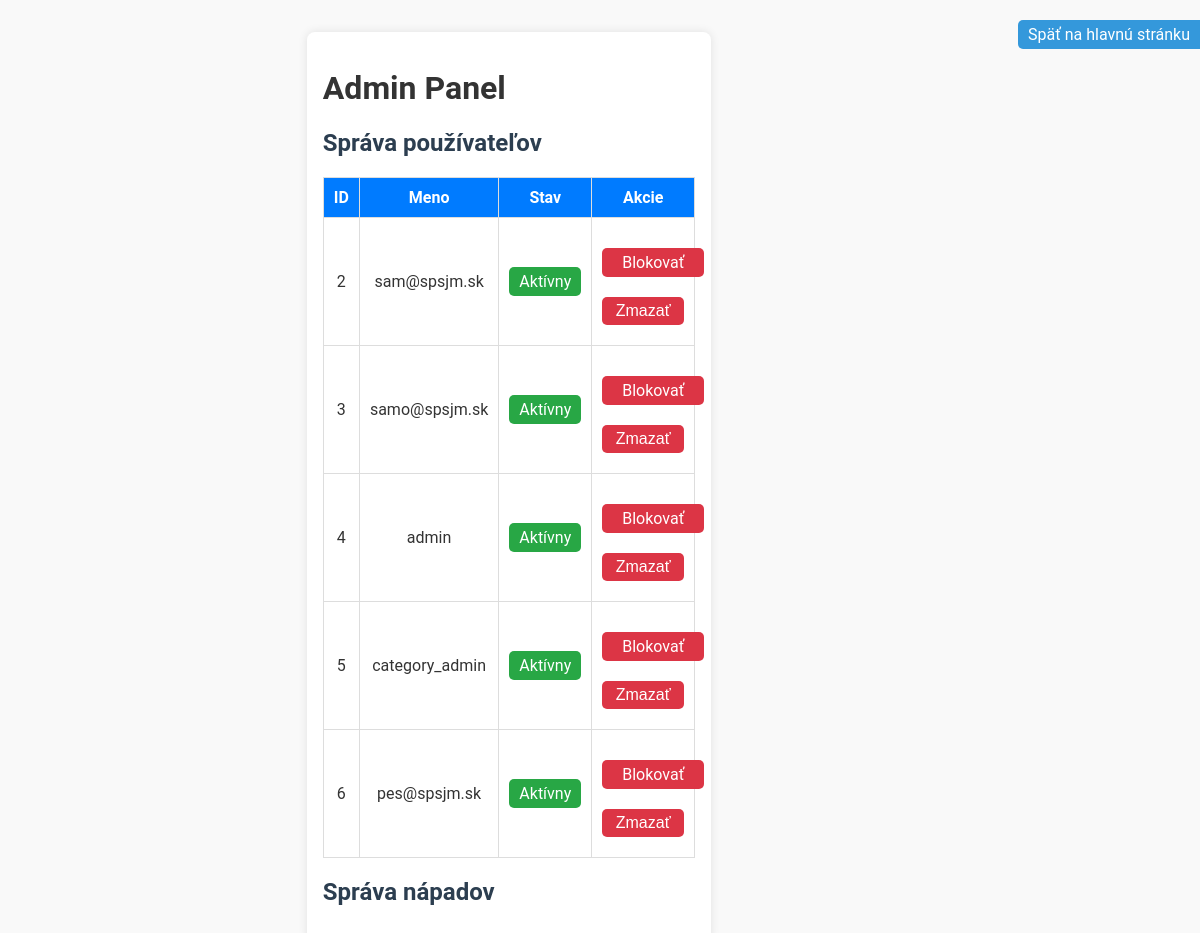
Page /admin (signed in) on the earlier database version.
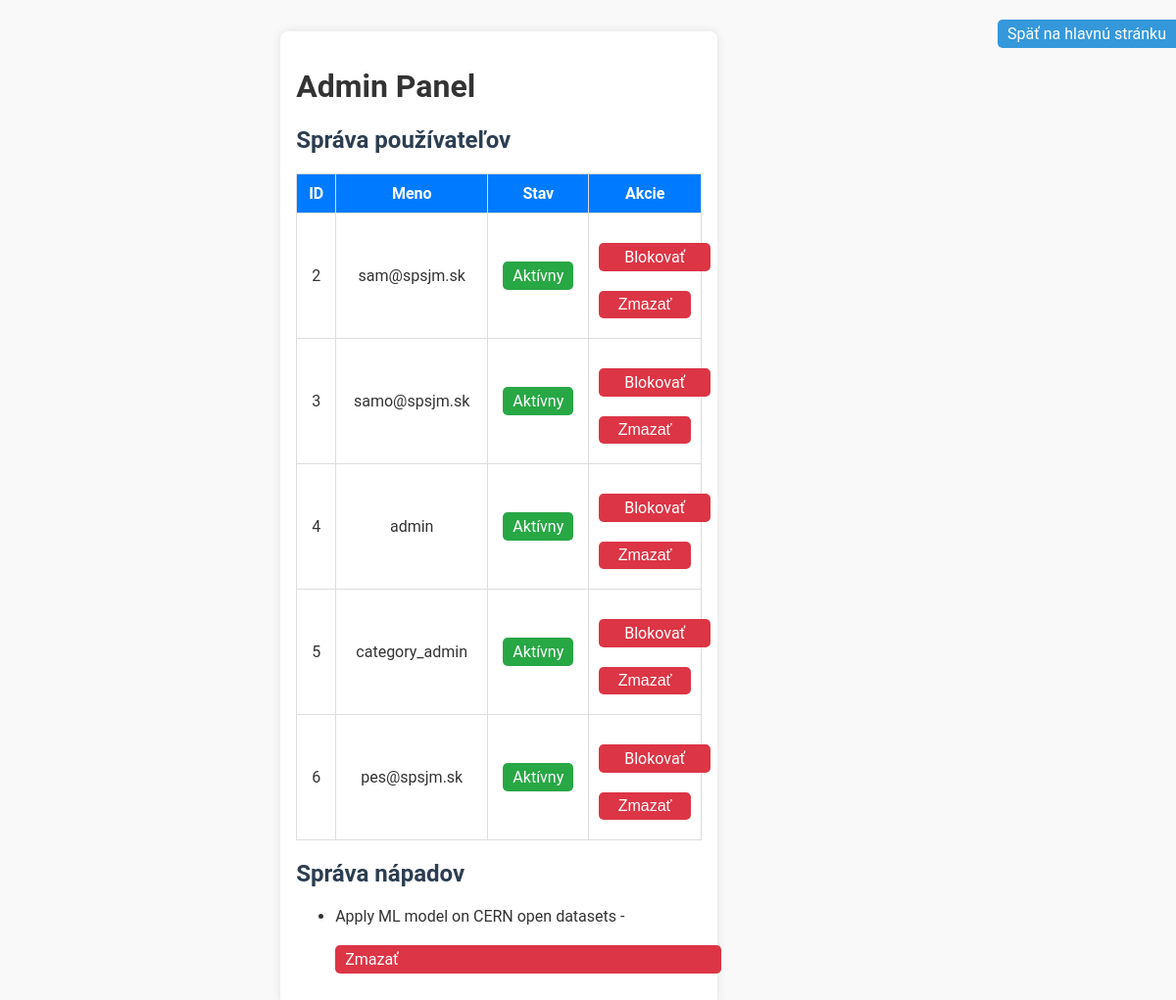
Same page on the later database version.
### app.py (models this page shows, shortened)
class User(db.Model):
    id = db.Column(db.Integer, primary_key=True)
    username = db.Column(db.String(100), unique=True, nullable=False)
    password = db.Column(db.String(255), nullable=False)
    is_admin = db.Column(db.Boolean, default=False)  # Len jeden môže mať True
    is_category_admin = db.Column(db.Boolean, default=False)
    is_blocked = db.Column(db.Boolean, default=False)  # Nový stĺpec pre blokovanie
    comments = db.relationship('Comment', backref='user', lazy=True, cascade="all, delete")

class Idea(db.Model):
    id = db.Column(db.Integer, primary_key=True)
    title = db.Column(db.String(200), nullable=False)
    description = db.Column(db.Text, nullable=False)
    user_id = db.Column(db.Integer, db.ForeignKey('user.id'), nullable=False)
    comments = db.relationship('Comment', backref='idea', lazy=True, cascade="all, delete")
    upvotes = db.Column(db.Integer, default=0)
    categories = db.Column(db.String(255), nullable=True)
    image = db.Column(db.String(255), nullable=True)  # Tu bude cesta k obrázku
    working_users = db.relationship('User', secondary=working_on, backref=db.backref('working_ideas', lazy='dynamic'))
    completed_by = db.Column(db.String(255), nullable=True)  # Uloží ID používateľov ako CSV
    completion_link = db.Column(db.String(255), nullable=True)  # Link na hotový projekt
    completed_ideas = db.relationship('CompletedIdea', back_populates='idea', lazy=True, cascade="all, delete")

### app.py (the view)
@app.route('/admin')
def admin():
    if 'user_id' not in session:
        flash("Musíš byť prihlásený ako admin!", "danger")
        return redirect(url_for('login'))
    user = User.query.get(session['user_id'])
    if not user or not user.is_admin:
        flash("Nemáš oprávnenie na správu kategórií!", "danger")
        return redirect(url_for('home'))
    users = User.query.all()  # Načítanie všetkých používateľov
    ideas = Idea.query.all()  # Načítanie všetkých nápadov
    return render_template('admin.html', users=users, ideas=ideas)

### templates/admin.html (shortened to what this page needs)
<!DOCTYPE html>
<html lang="sk">
<head>
    <link rel="stylesheet" href="/static/styles.css">
</head>
<body>
    <div class="admin-container">
        <h1>Admin Panel</h1>
        <h2>Správa používateľov</h2>
        <table>
            <thead>
                <tr>
                    <th>ID</th>
                    <th>Meno</th>
                    <th>Stav</th>
                    <th>Akcie</th>
                </tr>
            </thead>
            <tbody>
                {% for user in users %}
                <tr>
                    <td>{{ user.id }}</td>
                    <td>{{ user.username }}</td>
                    <td>
                        {% if user.is_blocked %}
                            <span class="status blocked">Blokovaný</span>
                        {% else %}
                            <span class="status active">Aktívny</span>
                        {% endif %}
                    </td>
                    <td>
                        {% if user.is_blocked %}
                            <a href="{{ url_for('unblock_user', user_id=user.id) }}" class="btn btn-success">Odblokovať</a>
                        {% else %}
                            <a href="{{ url_for('block_user', user_id=user.id) }}" class="btn btn-danger">Blokovať</a>
                        {% endif %}
                        <form action="{{ url_for('delete_user', user_id=user.id) }}" method="POST" onsubmit="return confirm('Naozaj chcete odstrániť tohto používateľa?');">
                            <button type="submit" class="btn btn-danger">Zmazať</button>
                        </form>
                    </td>
                </tr>
                {% endfor %}
            </tbody>
        </table>
        <h2>Správa nápadov</h2>
        <ul>
            {% for idea in ideas %}
                <li>{{ idea.title }} -
                    <a href="{{ url_for('delete_idea', idea_id=idea.id) }}" class="btn btn-danger" onclick="return confirm('Naozaj chcete zmazať tento nápad?');">Zmazať</a>
                </li>
            {% endfor %}
        </ul>
    </div>
    <div>
        <a href="{{ url_for('home') }}" class="btn">Späť na hlavnú stránku</a>
    </div>
</body>
</html>

Differences in the rows shown:
added Idea: title "Apply ML model on CERN open datasets"
